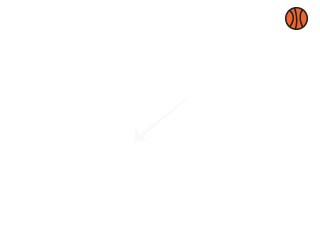
#> input picture 10.TrackKalman/Img/1.jpg, 320 x 240 px, found by its file name; the run also reads 1 picture not shown here
$ jupyter execute --allow-errors object_tracking_kf.ipynb
#> lines starting #> are read from the running program, lines starting #| are printed output that depends on the picture; after the words box and inside, x2 and y2 are one past the last pixel; in counts of white or black regions, pixels touching at a corner belong together
[cell 1]
import numpy as np
import matplotlib.pyplot as plt
import cv2
from numpy.linalg import inv
from skimage.metrics import structural_similarity

np.random.seed(0)

[cell 2]
def get_ball_pos(iimg=0):
    """Return measured position of ball by comparing with background image file.
        - References:
        (1) Data Science School:
            https://datascienceschool.net/view-notebook/f9f8983941254a34bf0fee42c66c5539
        (2) Image Diff Calculation:
            https://www.pyimagesearch.com/2017/06/19/image-difference-with-opencv-and-python
    """
#> called with iimg = 0
    # Read images.
    imageA = cv2.imread('../data/Img/bg.jpg')
    imageB = cv2.imread('../data/Img/{}.jpg'.format(iimg+1))
#> imageB is the input picture: shape (240, 320, 3); mean B, G, R 253.8, 253.9, 254.4

    # Convert the images to grayscale.
    grayA = cv2.cvtColor(imageA, cv2.COLOR_BGR2GRAY)
    grayB = cv2.cvtColor(imageB, cv2.COLOR_BGR2GRAY)

    # Compute the Structural Similarity Index (SSIM) between the two images,
    # ensuring that the difference image is returned.
    _, diff = structural_similarity(grayA, grayB, full=True)
    diff = (diff * 255).astype('uint8')

    # Threshold the difference image, followed by finding contours to
    # obtain the regions of the two input images that differ
    thresh = cv2.threshold(diff, 0, 255, cv2.THRESH_BINARY_INV | cv2.THRESH_OTSU)[1]
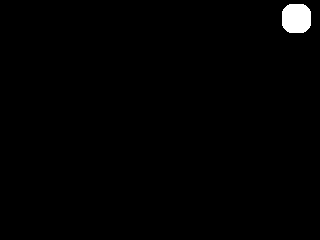
#> thresh: shape (240, 320); 0.98% white; 1 white region
    contours, _ = cv2.findContours(thresh.copy(), cv2.RETR_EXTERNAL, cv2.CHAIN_APPROX_SIMPLE)
#> contours = 1 contour; box (x1, y1, x2, y2) and area: (282, 4, 311, 33) 704
    M = cv2.moments(contours[0])
#> M = moments, m00 704, centre m10/m00, m01/m00 = (296, 18)
    xc = int(M['m10'] / M['m00'])  # center of x as true position.
#> xc = 296
    yc = int(M['m01'] / M['m00'])  # center of y as true position.
#> yc = 18

    v = np.random.normal(0, 15)  # v: measurement noise of position.

    xpos_meas = xc + v  # x_pos_meas: measured position in x (observable).
#> xpos_meas = 322.5
    ypos_meas = yc + v  # y_pos_meas: measured position in y (observable).
#> ypos_meas = 44.46
#> `z_meas = get_ball_pos(i)`: z_meas = [322.5, 44.46]

    return np.array([xpos_meas, ypos_meas])

[cell 3]
def kalman_filter(z_meas, x_esti, P):
    """Kalman Filter Algorithm."""
    # (1) Prediction.
    x_pred = A @ x_esti
    P_pred = A @ P @ A.T + Q

    # (2) Kalman Gain.
    K = P_pred @ H.T @ inv(H @ P_pred @ H.T + R)

    # (3) Estimation.
    x_esti = x_pred + K @ (z_meas - H @ x_pred)

    # (4) Error Covariance.
    P = P_pred - K @ H @ P_pred

    return x_esti, P

[cell 4]
# Input parameters.
n_samples = 24
dt = 1

[cell 5]
# Initialization for system model.
# Matrix: A, H, Q, R, P_0
# Vector: x_0
A = np.array([[ 1, dt,  0,  0],
              [ 0,  1,  0,  0],
              [ 0,  0,  1, dt],
              [ 0,  0,  0,  1]])
H = np.array([[ 1,  0,  0,  0],
              [ 0,  0,  1,  0]])
Q = 1.0 * np.eye(4)
R = np.array([[50,  0],
              [ 0, 50]])

# Initialization for estimation.
x_0 = np.array([0, 0, 0, 0])  # (x-pos, x-vel, y-pos, y-vel) by definition in book.
P_0 = 100 * np.eye(4)

[cell 6]
xpos_meas_save = np.zeros(n_samples)
ypos_meas_save = np.zeros(n_samples)
xpos_esti_save = np.zeros(n_samples)
ypos_esti_save = np.zeros(n_samples)

[cell 7]
x_esti, P = None, None
#> (the rest of this cell did not finish here and is left out)

[cell 8]
fig = plt.figure(figsize=(8, 8))
plt.gca().invert_yaxis()
plt.scatter(xpos_meas_save, ypos_meas_save, s=300, c="r", marker='*', label='Position: Measurements')
plt.scatter(xpos_esti_save, ypos_esti_save, s=120, c="b", marker='o', label='Position: Estimation (KF)')
plt.legend(loc='lower right')
plt.title('Position: Meas. v.s. Esti. (KF)')
plt.xlabel('X-pos. [m]')
plt.ylabel('Y-pos. [m]')
plt.xlim((-10, 350))
plt.ylim((250, -10))
plt.savefig('png/object_tracking_kf.png')
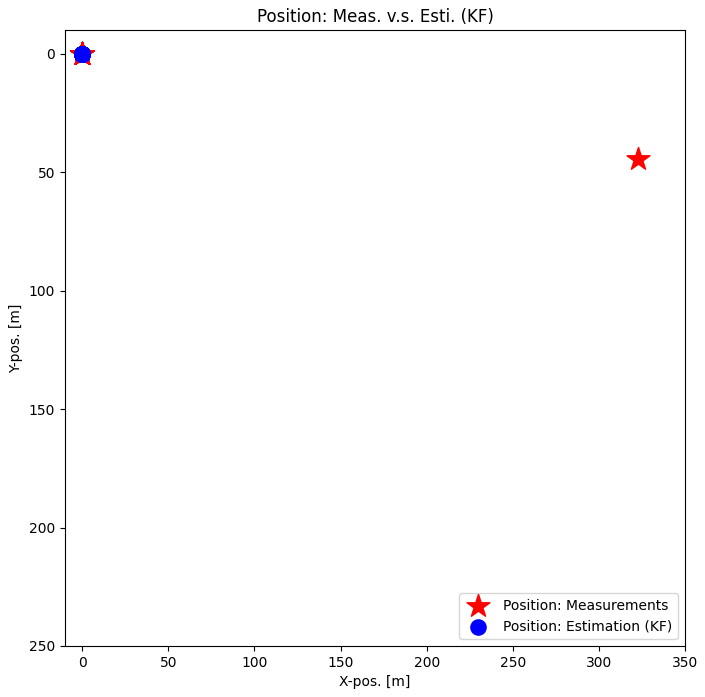
#> figure drawn by matplotlib, 1 panel
#> `plt.savefig('png/object_tracking_kf{}.png'.format(i+1))`:
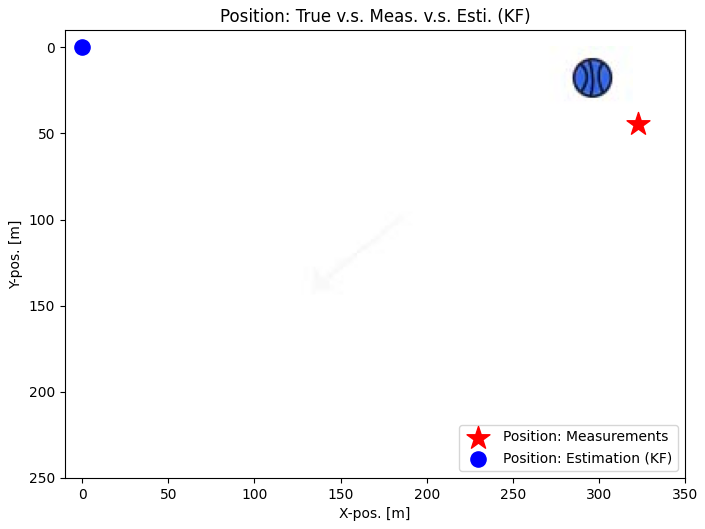
#> figure drawn by matplotlib, 1 panel; B, G, R data is drawn as R, G, B

[cell 9]
plt.ion()
#> (the rest of this cell did not finish here and is left out)
